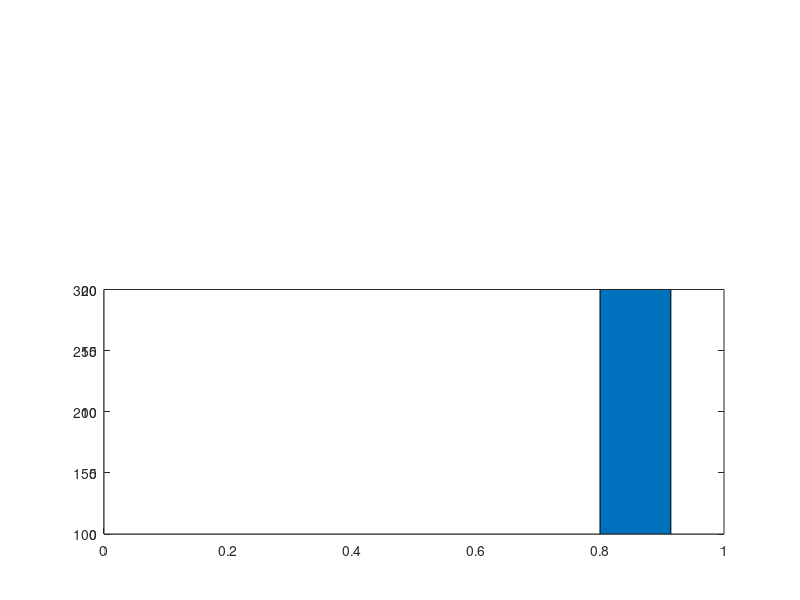

MATLAB code to generate this figure:
a=[1 3 6 4 5 300];

ylim1=[0 20];
ylim2=[100 300];
xlim=[0 length(a)+1];

figure;

% retrieve your default axis pos
clf;
p0=get(gca,'position')
delete(gcf);

% create axis1
%a1=axes('position',[p0(1) p0(2) p0(3)/2-.025 p0(4)]);
a1=axes('position',[p0(1) p0(2) p0(3) p0(4)/2]);
%a2=axes('position',[p0(1) p0(4)/2+.145 p0(3) p0(4)/2])
%barh(a);
%bar(a);
set(a1,'ylim',ylim1);
%set(a2,'xlim',xlim,'ylim',ylim2);
%set(a2,'xtick',[]);
%box off;

% create axis2
%a2=axes('position',[p0(1)+p0(3)/2+.025 p0(2) p0(3)/2-.025 p0(4)]);
%a2=axes('position',[p0(1) p0(4)/2+.145 p0(3) p0(4)/2])
%a2=axes('position',[p0(1) p0(4)/2+.145 p0(3) p0(4)/2])
a2=axes('position',[p0(1) p0(2) p0(3) p0(4)/2]);
%barh(a);
bar(a);

%set(a1,'ylim',ylim1);
set(a2,'xlim',xlim,'ylim',ylim2);
set(a2,'xtick',[]);
%set(a2,'xcolor',get(a2,'color'));
%box off

%%%%%%%%%%%%%%%% plotting %%%%%%%%%%%%%%%%%%%%%
output = "break_axis";

%figure;
saveas(1, strcat(output, ".png"));

%box off
